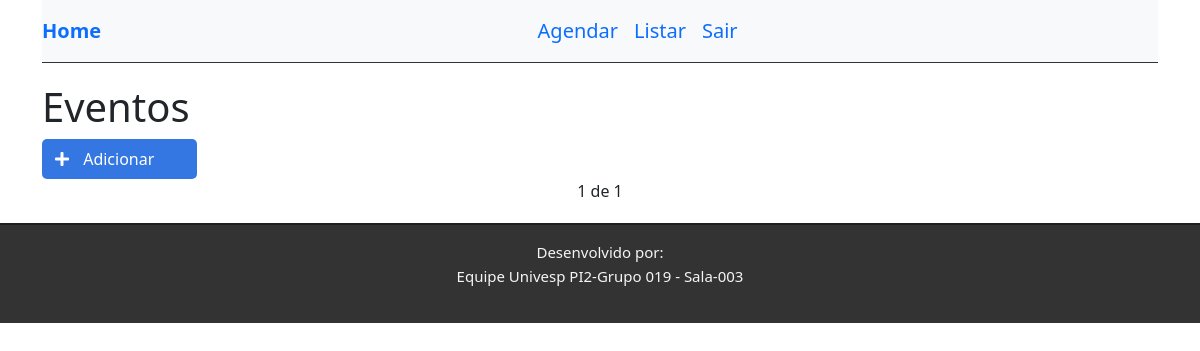
The page /listar/ (signed in) on the database as committed earlier.
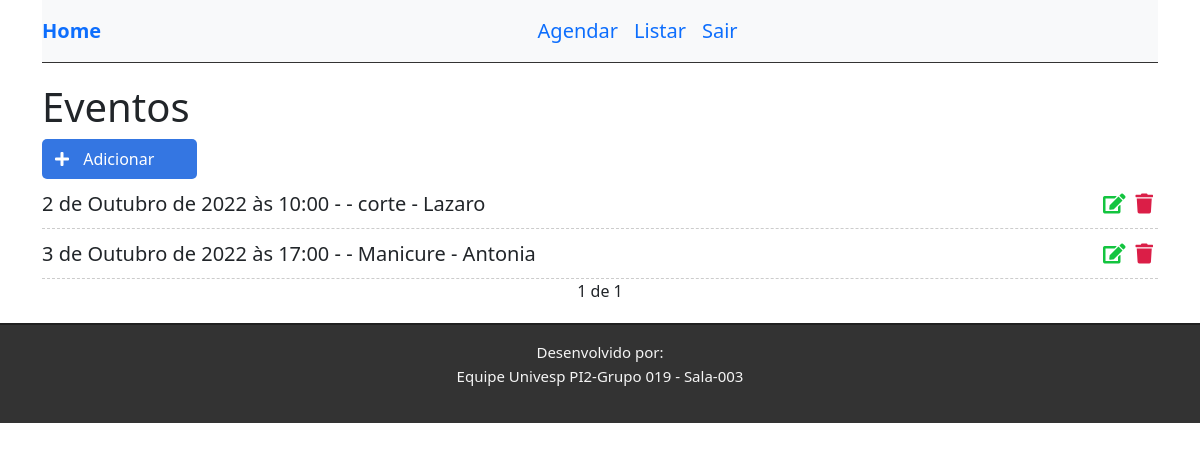
The same page on the database as committed later.
### agendador/models.py (models this page shows, shortened)
class Agendamento(models.Model):
    data_ag = models.DateTimeField()
    profis  = models.ForeignKey(Funcionario, on_delete = models.PROTECT)
    servico = models.ForeignKey(Servico, on_delete = models.PROTECT)
    user = models.ForeignKey(User, on_delete=models.CASCADE)

class Servico(models.Model):
    nome_ser = models.CharField(max_length=20)
    desc_ser = models.TextField(verbose_name='Descrição')
    val_ser = models.DecimalField(max_digits=10, decimal_places=2)
    def __str__(self):
        return self.nome_ser

class Funcionario(models.Model):
    nome_fun = models.CharField(max_length=100)
    cpf_fun = models.IntegerField()
    tel_fun = models.CharField(max_length=15)  # formatar e verificar
    email_fun = models.EmailField()
    status_fun = models.BooleanField(default=False)
    def __str__(self):
        return self.nome_fun

### agendador/views.py (the view)
# urls.py: path('listar/', views.listar, name='listar_evento'),
@login_required(login_url = '/login/')
def listar(request):
    usuario = request.user
    eventos_lista = Agendamento.objects.filter(user=usuario)
    paginator = Paginator(eventos_lista, 10)
    page = request.GET.get('page')
    eventos = paginator.get_page(page)
    return render(request, 'agendador/lista.html', {'eventos':eventos})

### agendador/templates/agendador/lista.html (shortened to what this page needs)
{% extends 'base.html' %}
{% block content %}
<div class = 'col-10 list-div'>
    <h1>Eventos</h1>
    <a id = "add-link" href="{% url 'novo_evento' %}">
        <div class="col-2 add-div">
            <i class="fas fa-plus"></i> Adicionar
        </div>
    </a>
    </div>
    <ul class="task-list" list-style-type="none">
        {% for evento in eventos %}
        <li class="task-item">
            <span>{{ evento.data_ag }} - {{ evento.cliente }} - {{ evento.servico }} - {{ evento.profis }}</span>
            <a href="/delete/{{evento.id}}" class="delet-btn"><span><i class="fas fa-trash"></i></span></a>
            <a href="/update/{{evento.id}}"><span><i class="fas fa-edit"> </i></span></a>
        </li>
        {% endfor %}
    </ul>
    <div class="paginacao" align="center">
        <span class="step-links">
            <span class="current">
                {{ eventos.number }}  de  {{ eventos.paginator.num_pages }}
            </span>
        </span>
    </div>
</div>
{% endblock %}

Rows that differ between the two databases and show on the page:
added Agendamento: data_ag "2 de Outubro de 2022 às 10:00", servico "corte", profis "Lazaro"
added Agendamento: data_ag "3 de Outubro de 2022 às 17:00", servico "Manicure", profis "Antonia"
